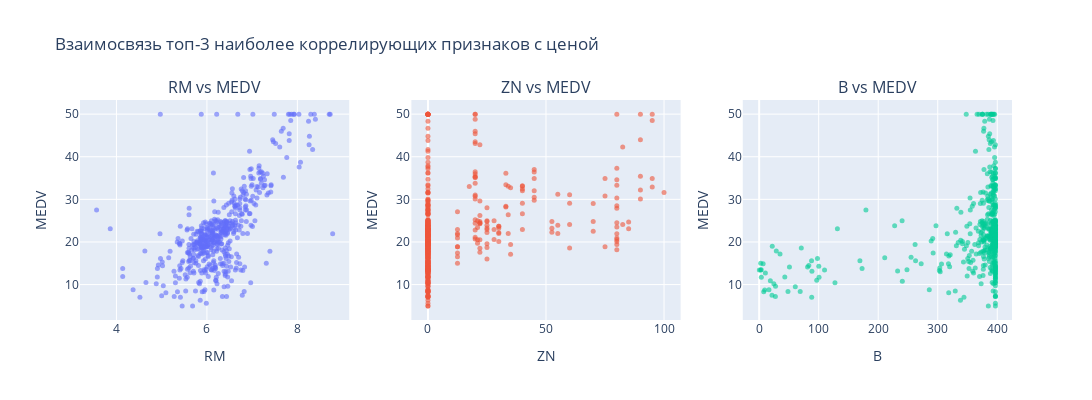

The notebook cell saved with this chart:
### Code cell
# Анализ самых значимых признаков (топ-3 кроме самой цены)
# target_correlation.index[1:4]: берем индексы с 1 по 3 (исключая MEDV на позиции 0)
top_features = target_correlation.index[1:4]
print(top_features)
top_abs = abs_correlation.index[:5]
print(top_abs)

# Создание subplots с 1 строкой и 3 колонками
# subplot_titles: заголовки для каждого subplot
fig = make_subplots(rows=1, 
                    cols=len(top_features),
                    subplot_titles=[f"{feat} vs MEDV" for feat in top_features])

# Добавление scatter plots для каждого признака
for i, feature in enumerate(top_features, 1):  # enumerate начинается с 1 для нумерации колонок
    fig.add_trace(
        go.Scatter(
            x=df[feature],  # данные по оси X (признак)
            y=df['MEDV'],   # данные по оси Y (цена)
            mode='markers', # режим отображения - точки
            name=feature,   # название для легенды
            marker=dict(size=5, opacity=0.6)  # настройки маркеров: размер и прозрачность
        ),
        row=1, col=i  # позиция в subplot
    )
    fig.update_xaxes(title_text=feature, row=1, col=i)  # подпись оси X
    fig.update_yaxes(title_text="MEDV", row=1, col=i)   # подпись оси Y

fig.update_layout(
    height=400,      # высота графика
    width=1200,      # ширина графика
    title_text="Взаимосвязь топ-3 наиболее коррелирующих признаков с ценой",
    showlegend=False # скрыть легенду (не нужна для отдельных графиков)
)
fig.show()

### Figure 1 — Plotly figure (JSON) as saved in the notebook; plotly's stock layout.template omitted (floating-point values rounded to 4 significant figures; data arrays with more than 128 entries replaced by an {"elided": "..."} marker saying what was removed)
{"data": [{"marker": {"opacity": 0.6, "size": 5}, "mode": "markers", "name": "RM", "type": "scatter", "x": {"elided": "505 float values"}, "xaxis": "x", "y": {"elided": "505 float values"}, "yaxis": "y"}, {"marker": {"opacity": 0.6, "size": 5}, "mode": "markers", "name": "ZN", "type": "scatter", "x": {"elided": "505 float values"}, "xaxis": "x2", "y": {"elided": "505 float values"}, "yaxis": "y2"}, {"marker": {"opacity": 0.6, "size": 5}, "mode": "markers", "name": "B", "type": "scatter", "x": {"elided": "505 float values"}, "xaxis": "x3", "y": {"elided": "505 float values"}, "yaxis": "y3"}], "layout": {"annotations": [{"font": {"size": 16}, "showarrow": false, "text": "RM vs MEDV", "x": 0.1444, "xanchor": "center", "xref": "paper", "y": 1, "yanchor": "bottom", "yref": "paper"}, {"font": {"size": 16}, "showarrow": false, "text": "ZN vs MEDV", "x": 0.5, "xanchor": "center", "xref": "paper", "y": 1, "yanchor": "bottom", "yref": "paper"}, {"font": {"size": 16}, "showarrow": false, "text": "B vs MEDV", "x": 0.8556, "xanchor": "center", "xref": "paper", "y": 1, "yanchor": "bottom", "yref": "paper"}], "height": 400, "showlegend": false, "title": {"text": "Взаимосвязь топ-3 наиболее коррелирующих признаков с ценой"}, "width": 1200, "xaxis": {"anchor": "y", "domain": [0, 0.2889], "title": {"text": "RM"}}, "xaxis2": {"anchor": "y2", "domain": [0.3556, 0.6444], "title": {"text": "ZN"}}, "xaxis3": {"anchor": "y3", "domain": [0.7111, 1], "title": {"text": "B"}}, "yaxis": {"anchor": "x", "domain": [0, 1], "title": {"text": "MEDV"}}, "yaxis2": {"anchor": "x2", "domain": [0, 1], "title": {"text": "MEDV"}}, "yaxis3": {"anchor": "x3", "domain": [0, 1], "title": {"text": "MEDV"}}}}
